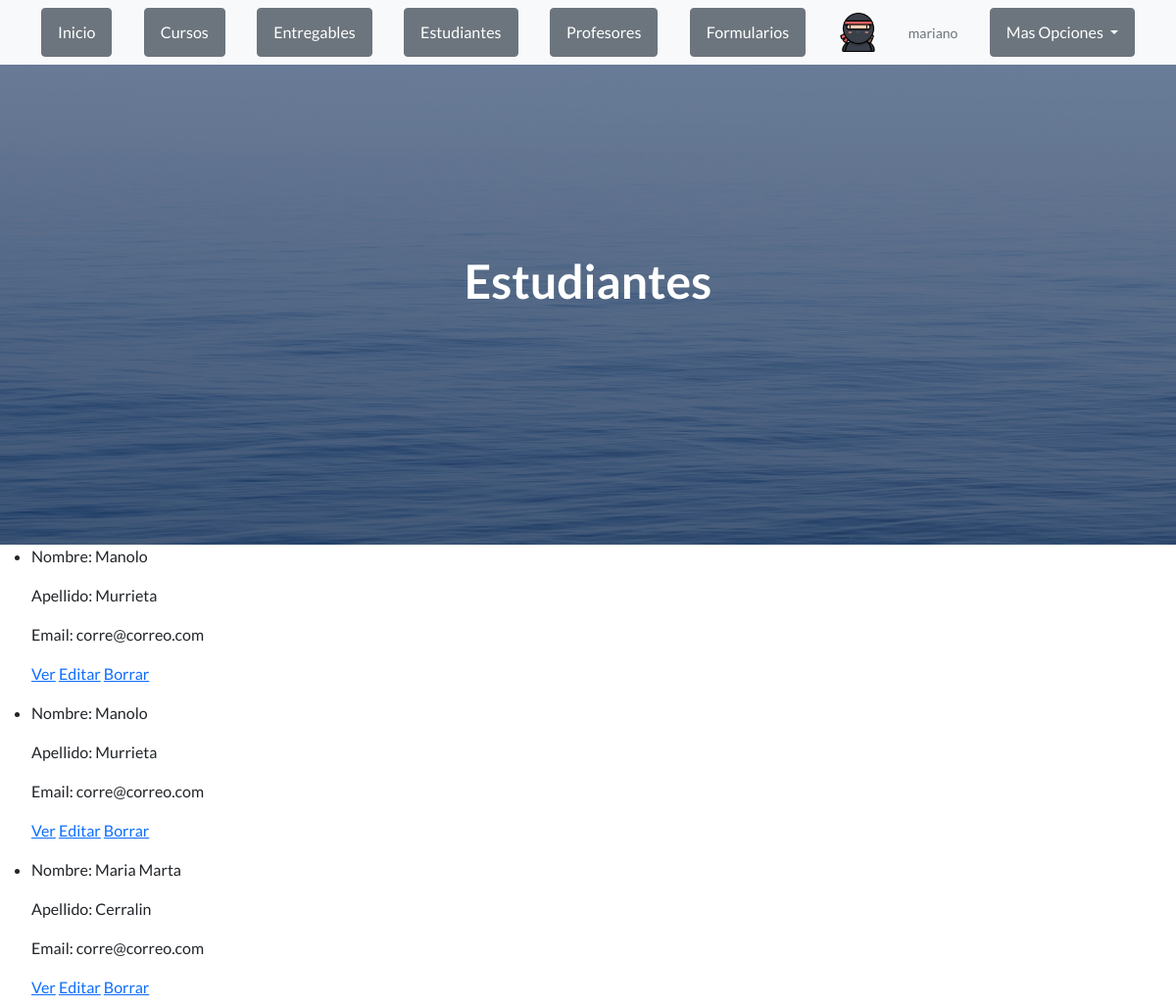
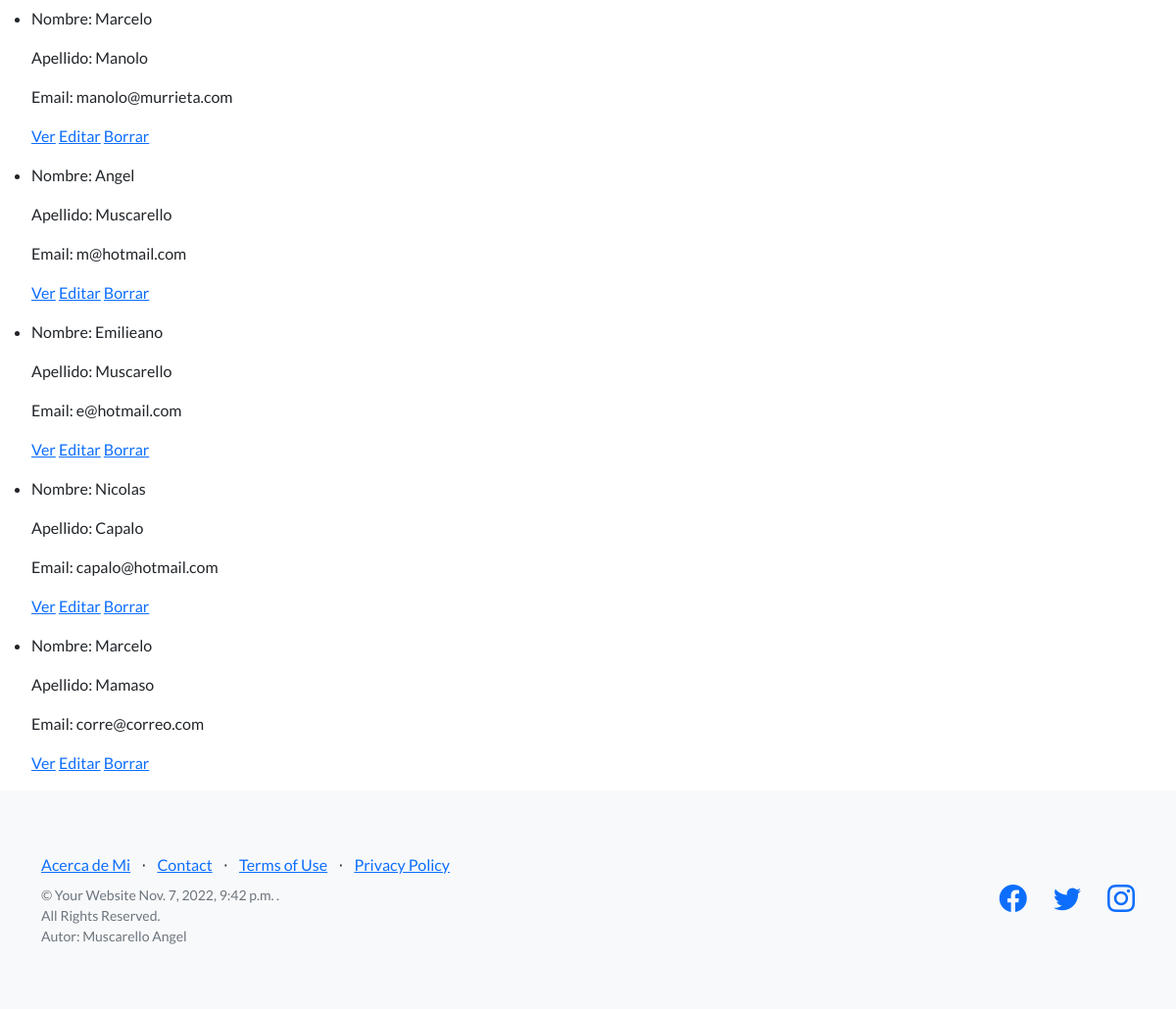
The app's page /AppWeb/listEstudiante (signed in) with its own data (2 pictures, top to bottom).
### AppWeb/models.py (models this page shows, shortened)
class Estudiante(models.Model):
    nombre = models.CharField(max_length=30)
    apellido = models.CharField(max_length=30)
    email = models.EmailField(max_length = 30, default="corre@correo.com")

### AppWeb/views.py (the view)
# urls.py: path("listEstudiante", ListEstudiante.as_view(), name="listEstudiante"),
class ListEstudiante(LoginRequiredMixin, ListView):
    model = Estudiante
    template_name = "AppWeb/listEstudiantes.html"
    def get_context_data(self):
        fecha = datetime.now()
        avatar = Avatar.objects.filter(user=self.request.user).first()
        if avatar is not None:
            contexto = {
                "avatar": avatar.imagen.url,
                "estudiantes": Estudiante.objects.all(),
                "fecha": fecha
                }
        else:
            contexto = {
                "estudiantes": Estudiante.objects.all(),
                "fecha": fecha
            }
        return contexto

### AppWeb/templates/AppWeb/listEstudiantes.html (shortened to what this page needs)
{% extends "AppWeb/padre.html" %}
{% load static %}
{% block contenidoQueCambia %}
<header class="masthead">
    <div class="container position-relative">
        <div class="row justify-content-center">
            <div class="col-xl-6">
                <div class="text-center text-white">
                    <h1 class="mb-5">Estudiantes</h1>
                </div>
            </div>
        </div>
    </div>
</header>
<ul>
    {% for estudiante in estudiantes %}
    <li>
        <p>Nombre: {{estudiante.nombre}}</p>
        <p>Apellido: {{estudiante.apellido}}</p>
        <p>Email: {{estudiante.email}}</p>
        <p>
            <a href="{% url 'detailEstudiante' estudiante.id %}">Ver</a>
            <a href="{% url 'estudianteEditar' estudiante.id %}">Editar</a>
            <a href="{% url 'estudianteDelete' estudiante.id %}">Borrar</a>
        </p>
    </li>
    {% endfor %}
</ul>
{% endblock %}

### AppWeb/templates/AppWeb/padre.html (shortened to what this page needs)
<html lang="en">
    <head>
        {% load static %}
        <link href="https://cdn.jsdelivr.net/npm/bootstrap-icons@1.5.0/font/bootstrap-icons.css" rel="stylesheet" type="text/css" />
        <link href="{% static 'AppWeb/css/styles.css' %}" rel="stylesheet" />
    </head>
    <body>
        <nav class="navbar navbar-light bg-light static-top">
            <div class="container">
                {% if request.user.is_authenticated %}
                    <a class="btn btn-secondary" href="{% url 'Padre' %}">Inicio</a>
                    <a class="btn btn-secondary" href="{% url 'listCurso' %}">Cursos</a>
                    <a class="btn btn-secondary" href="{% url 'listEntregable' %}">Entregables</a>
                    <a class="btn btn-secondary" href="{% url 'listEstudiante' %}">Estudiantes</a>
                    <a class="btn btn-secondary" href="{% url 'listProfesor' %}">Profesores</a>
                    <a class="btn btn-secondary" href="{% url 'Formulario' %}">Formularios</a>
                    <div class="logo Ib7Efc">
                        <a href="{% url 'Padre' %}" data-hveid="9"><img src="{{ avatar }}" height="40" ></a>
                    </div>
                    <p class="text-muted small mb-4 mb-lg-0">{{user}}</p>
                    <div class="dropdown">
                        <button class="btn btn-secondary dropdown-toggle" type="button" id="dropdownmenu" data-bs-toggle="dropdown" aria-expanded="false">
                        Mas Opciones
                        </button>
                    {% endif%}
            </div>
        </nav>
        {% block contenidoQueCambia %}{% endblock %}
        <footer class="footer bg-light">
            <div class="container">
                <div class="row">
                    <div class="col-lg-6 h-100 text-center text-lg-start my-auto">
                        <ul class="list-inline mb-2">
                            <li class="list-inline-item"><a href="{% url 'acercaDeMi' %}">Acerca de Mi</a></li>
                            <li class="list-inline-item">⋅</li>
                            <li class="list-inline-item"><a href="#!">Contact</a></li>
                            <li class="list-inline-item">⋅</li>
                            <li class="list-inline-item"><a href="#!">Terms of Use</a></li>
                            <li class="list-inline-item">⋅</li>
                            <li class="list-inline-item"><a href="#!">Privacy Policy</a></li>
                        </ul>
                        <p class="text-muted small mb-4 mb-lg-0">&copy; Your Website {{ fecha }} .<br> All Rights Reserved.<br> Autor: Muscarello Angel</p>
                    </div>
                    <div class="col-lg-6 h-100 text-center text-lg-end my-auto">
                        <ul class="list-inline mb-0">
                            <li class="list-inline-item me-4">
                                <a href="#!"><i class="bi-facebook fs-3"></i></a>
                            </li>
                            <li class="list-inline-item me-4">
                                <a href="#!"><i class="bi-twitter fs-3"></i></a>
                            </li>
                            <li class="list-inline-item">
                                <a href="#!"><i class="bi-instagram fs-3"></i></a>
                            </li>
                        </ul>
                    </div>
                </div>
            </div>
        </footer>
    </body>
</html>

### records on screen
Estudiante: nombre "Manolo", apellido "Murrieta", email "corre@correo.com"
Estudiante: nombre "Manolo", apellido "Murrieta", email "corre@correo.com"
Estudiante: nombre "Maria Marta", apellido "Cerralin", email "corre@correo.com"
Estudiante: nombre "Marcelo", apellido "Manolo", email "manolo@murrieta.com"
Estudiante: nombre "Angel", apellido "Muscarello", email "m@hotmail.com"
Estudiante: nombre "Emilieano", apellido "Muscarello", email "e@hotmail.com"
Estudiante: nombre "Nicolas", apellido "Capalo", email "capalo@hotmail.com"
Estudiante: nombre "Marcelo", apellido "Mamaso", email "corre@correo.com"

### other values on screen
{{ user }} "mariano"
